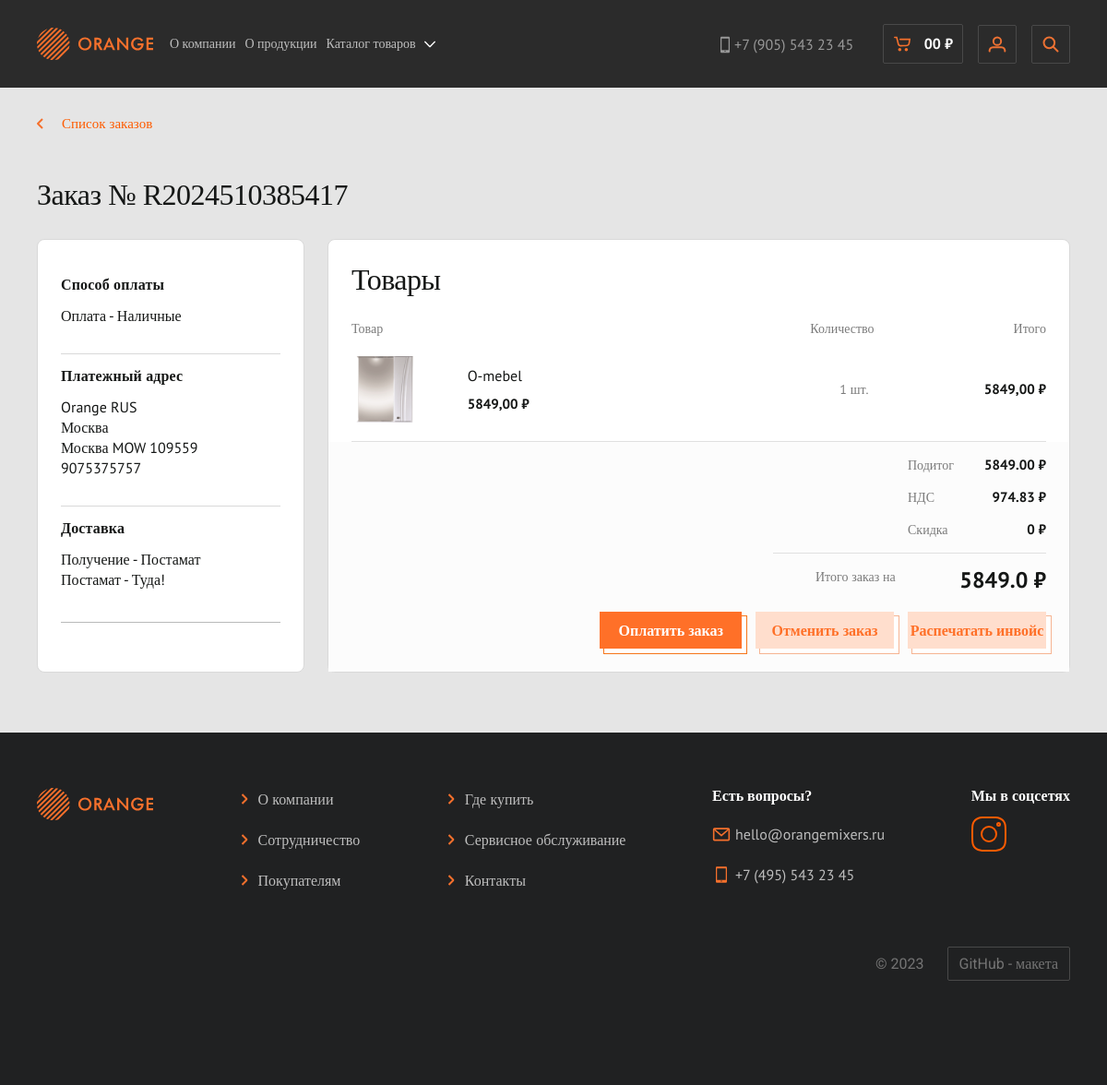
Page /orders/R2024510385417/ on the committed database.
### orders/models.py (models this page shows, shortened)
class Order(models.Model):
    user = models.ForeignKey(User, on_delete=models.CASCADE, blank=True, null=True, verbose_name="Пользователь", default=None)
    create_time = models.DateTimeField(auto_now_add=True, verbose_name="Дата создания заказа" )
    slug = models.SlugField(max_length=25, null=True, blank=True, editable=True,verbose_name='URL-ссылка')
    order_num = models.CharField(max_length=20, default=RandomOrderNumber(), unique=True, verbose_name='Номер заказа')
    city_delivery = models.CharField(max_length=50, verbose_name="Город доставки")#Данные берем из json файла
    fullNameUser = models.CharField(max_length=200,null=True, blank=True ,verbose_name='ФИО получателя')
    phone = models.CharField(max_length=20, null=True, blank=True ,verbose_name="Номер телефона")
    streetName = models.CharField(max_length=100, null=True, blank=True ,verbose_name="Улица")
    streetNumber = models.CharField(max_length=5, null=True, blank=True, verbose_name="Дом/Номер дома")
    indexNumber = models.CharField(max_length=6, null=True, blank=True, verbose_name="Индекс")
    numberApartment = models.CharField(max_length=5, null=True, blank=True, verbose_name="Квартира")
    statusPay = models.BooleanField(verbose_name='Статус оплаты заказа', default=False)
    adresPostmat = models.CharField(max_length=50, null=True, blank=True, verbose_name='Постамат')
    buyerStatus = models.ForeignKey(BuyerStatus, on_delete=models.CASCADE, related_name='BuyerStatus', verbose_name='Заказ от имени')
    methodDelivery = models.ForeignKey(MethodOfObtaining, on_delete=models.CASCADE, related_name='delivery', verbose_name='Способ получения')
    methodPay = models.ForeignKey(PayMethod, on_delete=models.CASCADE, related_name='pay', verbose_name='Способ оплаты')
    total_price = models.CharField(max_length=20, verbose_name='Сумма')#Будем получать из cart.total_price
    totel_nds = models.CharField(max_length=20, verbose_name='НДС')#Будем получать из cart.total_NDS
    promo_discaunt = models.CharField(max_length=20, verbose_name='Скидка')#Будем получать из cart.get_promo_discaunt
    price = models.CharField(max_length=20, verbose_name='Итоговая сумма')#Будем получать из cart.price_discount
    class Meta:
        verbose_name = "Заказ"
        verbose_name_plural = "Заказы"

class PayMethod(models.Model):
    method_name = models.CharField(max_length=20, verbose_name='Метод оплаты')
    class Meta:
        verbose_name = "Метод оплаты заказа"
        verbose_name_plural = "Методы оплаты заказов"
    def __str__(self):
        return f"Оплата - {self.method_name}"

class MethodOfObtaining(models.Model):
    method_name = models.CharField(max_length=20, verbose_name="Способ получения")
    class Meta:
        verbose_name = "Способ получения заказа"
        verbose_name_plural = "Способы получения заказов"
    def __str__(self):
        return f"Получение - {self.method_name}"

class ProductOrder(models.Model):
    order = models.ForeignKey(Order, on_delete=models.CASCADE, related_name='order', verbose_name='Заказ')
    product = models.ForeignKey(Product, on_delete=models.SET_NULL, null=True, related_name='product',verbose_name='Товар')
    name = models.CharField(max_length=100, verbose_name="Название")
    price = models.DecimalField(max_digits=7, decimal_places=2, verbose_name="Цена")
    quantity = models.PositiveIntegerField(default=0, verbose_name="Количество")
    class Meta:
        db_table = "order_item"
        verbose_name = "Проданный товар"
        verbose_name_plural = "Проданные товары"
    orders = OrderItemQueryset.as_manager()
    def products_price(self):
        return round(self.product.sell_price() * self.quantity, 2)

### products/models.py (models this page shows, shortened)
class Product(models.Model):
    name = models.CharField(max_length=100, unique=True, null=False, blank=False, verbose_name='Название товара')
    slug = models.SlugField(max_length=100, unique=True, null=False, blank=False, db_index=True, verbose_name='URL-товара')
    short_description = models.TextField(max_length=500, unique=True, null=False, blank=False, verbose_name='Краткое описание товара')
    description = models.TextField(max_length=1000, unique=True, null=False, blank=False, verbose_name='Полное описание товара')
    promo = models.BooleanField(default=False, verbose_name='Акционный товар')
    image = models.ImageField(upload_to="Product/", verbose_name='Главное фото товара')
    price = models.DecimalField(default=0.00, max_digits=7, decimal_places=2, verbose_name='Цена')
    discount = models.DecimalField(default=0.00, max_digits=4, decimal_places=2, verbose_name='Скидка в %')
    quantity = models.PositiveIntegerField(default=0, verbose_name='Остаток')
    color = models.ManyToManyField(ColorProduct, related_name='color', verbose_name='Цвет товара')
    collection  = models.ForeignKey(Collection, on_delete=models.CASCADE, verbose_name="Коллекция")
    category = models.ForeignKey(Category, on_delete=models.CASCADE, verbose_name="Категория")
    time_create  = models.DateTimeField(auto_now_add=True, verbose_name='Дата создания товара')
    time_update = models.DateTimeField(auto_now=True, verbose_name='Дата обновления товара')
    equipment  = models.ManyToManyField(EquipmentProductInstance, related_name='equipment', verbose_name='Комплектация товара')
    advantages  = models.ManyToManyField(AdvantagesProduct,  related_name='advantages', verbose_name='Преимущества товара')
    connectionDiagram = models.ImageField(upload_to='connectionDiagram/', verbose_name='Схема подключения или монтажа')
    characteristics  = models.ManyToManyField(Characteristics, related_name='characteristics', verbose_name='Характеристики товара' )
    def sell_price(self):
        if self.discount:
            return round(self.price - (self.price*self.discount/100), 0)
        return self.price
    def get_absolute_url(self):
        return reverse_lazy('product', kwargs={'product_slug':self.slug})
    class Meta:
        verbose_name = 'Товар'
        verbose_name_plural = 'Товары'

### orders/views.py (the view)
# urls.py: path('<slug:slug>/',OrderDetail.as_view(), name='orderDetail'),#Детально о заказе
class OrderDetail(CartSumMixin, DetailView):
    model = Order
    slug_url_kwarg = 'slug'
    template_name = 'orders/order_detail.html'
    context_object_name = 'order'
    def get_context_data(self, *, object_list=None, **kwargs):
        context = super().get_context_data(**kwargs)
        c_def = self.get_user_context()
        context['title'] = "Заказ"
        context = dict(list(context.items()) + list(c_def.items()))
        print(self.request)
        return context

### carts/templates/utils.py (called while the page is built)
    def get_user_context(self, **kwargs):
        context = kwargs
        try:
            context['carts_list'] = UserCart.objects.filter(user=self.request.user)
        except TypeError:
            context['carts_list'] = {"":""}
        return context

### products/models.py (called while the page is built)
    def get_absolute_url(self):
        return reverse('category', kwargs={'category_slug':self.slug})

### products/templatetags/products_tag.py (called while the page is built)
@register.inclusion_tag('products/tags/catalog_of_goods_block_relative.html')
def category_list_relative():
    cats_list = Category.objects.all()
    return {'cats_list': cats_list}

@register.inclusion_tag('products/tags/mobile_list_of_category.html')
def collection_list_product_mobile():
    category_list = Category.objects.all()
    return {'category_list': category_list}

### orders/templates/orders/order_detail.html (shortened to what this page needs)
{% extends "base.html" %}
{% load mptt_tags %}
{% load bootstrap4 %}
{% load static %}
{% load orangeMainApp_tag %}
{% load products_tag %}
{% block css_block %}
<link rel="stylesheet" href="{% static 'css/style_catalog_goods.css' %}">
<link rel="stylesheet" href="{% static 'css/register_auth.css' %}">
<link rel="stylesheet" href="{% static 'css/statick_style_new.css' %}">
<link rel="stylesheet" href="{% static 'css/user.css' %}">
<link rel="stylesheet" href="{% static 'css/order_detail.css' %}">
<link rel="stylesheet" href="{% static 'css/take_order.css' %}">
<link rel="stylesheet" href="{% static 'css/autocomplite.css' %}">
<link rel="stylesheet" href="{% static 'css/order_detail_mobile.css' %}">
<link rel="stylesheet" href="{% static 'css/user_cart.css' %}">
{% endblock css_block %}
{% block nav_list_big %}
<div class="block_nav_list_big">
	<a href="#" class="nav_item_link_big">О компании</a>
	<a href="#" class="nav_item_link_big">О продукции</a>
	<button class="nav_item_btn_big">
		Каталог товаров
		<img src="{% static 'images/header/vector_list_of_good.svg'%}" alt="Каталог" class="nav_item_arrow_big">
	</button>
</div>
{% endblock nav_list_big %}
{% block content %}
			<section class="link_section">
				<div class="link_section_block">
					<img src="{% static 'images/links_section/links_back.svg'%}" alt="<">
					<a href="{% url 'profile' %}">Список заказов</a>
				</div>
			</section>
			<section class="order_section">
				<div class="order_number">
					<h2 class="h2_some_block_title_32_pb_0">
						Заказ № {{order.order_num}}
					</h2>
				</div>
				<div class="order_main">
					<div class="order_description">
						<ul class="order_list">
							<li>
								Способ оплаты
							</li>
							<li class="order_item">
								<p class="p16_Sans">{{order.methodPay}}</p>
							</li>
						</ul>
						<ul class="order_list">
							<li>
								Платежный адрес
							</li>
							<li class="order_item">
								<p class="p16_Sans">Orange RUS</p>
							</li>
							<li class="order_item">
								<p class="p16_Sans">Москва</p>
							</li>
							<li class="order_item">
								<p class="p16_Sans">Москва MOW 109559</p>
							</li>
							<li class="order_item">
								<p class="p16_Sans">9075375757</p>
							</li>
						</ul>
						<ul class="order_list">
							<li>
								Доставка
							</li>
							<li class="order_item">
								<p class="p16_Sans">{{order.methodDelivery}}</p>
							</li>
							{% if order.methodDelivery.method_name == "Постамат" %}
							<li class="order_item">
								<p class="p16_Sans">Постамат - {{order.adresPostmat}}</p>
							</li>
							{% endif %}
						</ul>
					</div>
					<div class="order_block">
						<h2 class="h2_some_block_title_32_pb_35">
							Товары
						</h2>
						<div class="order_header_block">
							<div class="header_name_product">
								<p class="cart_p_14">Товар</p>
							</div>
							<div class="header_count_product">
								<p class="cart_p_14">Количество</p>
							</div>
							<div class="header_total">
								<p class="cart_p_14">Итого</p>
							</div>
						</div>
						<div class="user_order_list">
							{% for product in order.order.all %}
							<div class="user_order_item">
								<div class="item_img">
								<a href="{{product.product.get_absolute_url}}">
									<img src="{{product.product.image.url}}" alt="Фото">
								</a>
								</div>
								<div class="user_order_info">
									<p class="p16_Sans">{{product.name}}</p>
									<p class="p_15_bold">{{product.price}} ₽</p>
								</div>
								<div class="order_count">
									<p class="cart_p_14">
									{{product.quantity}} шт.
									</p>
								</div>
								<div class="order_total">
									<p class="p_15_bold">{{product.products_price}} ₽</p>
								</div>
							</div>
							{% endfor %}
						</div>
						<div class="user_order_total">
								<div class="subtotal_block">
									<span class="cart_p_14">Подитог</span>
									<span class="p_15_bold">{{order.total_price}} ₽</span>
								</div>
								<div class="delivery_block">
									<span class="cart_p_14">НДС</span>
									<span class="p_15_bold">{{order.totel_nds}} ₽</span>
								</div>
								<div class="delivery_block">
									<span class="cart_p_14">Скидка</span>
									<span class="p_15_bold">{{order.promo_discaunt}} ₽</span>
								</div>
								<div class="order_total_line"></div>
								<div class="total_block">
									<span class="cart_p_14">Итого заказ на</span>
									<span class="h3_24_sans">{{order.price}} ₽</span>
								</div>
								<div class="button_order_list">
									<button class="order_btn_orange">
										Оплатить заказ
									</button>
									<button class="order_btn_lite_orange">
										Отменить заказ
									</button>
									<button class="order_btn_lite_orange">
										Распечатать инвойс
									</button>
								</div>
						</div>
					</div>
				</div>
			</section>
{% endblock content %}

### static/css/style_catalog_goods.css (style rules this page uses)
.block_nav_list_big { display: flex; justify-content: flex-start; align-items: center; gap: 25px; flex: 1 1 auto; }
.nav_item_link_big, .nav_item_btn_big { color: #BEBEBE; font-family: Orenburg; font-size: 18px; font-weight: 400; line-height: 24px; letter-spacing: 0.3px; background-color: inherit; }
.nav_item_btn_big { display: flex; align-items: center; }
.nav_item_arrow_big { width: 14px; height: 8px; margin-left: 8px; transform: rotate(180deg); }

### static/css/statick_style_new.css (style rules this page uses)
.h2_some_block_title_32_pb_35 { color: #151716; font-family: Orenburg; font-size: 32px; font-style: normal; font-weight: 400; line-height: 36px; letter-spacing: -0.5px; width: 100%; padding-bottom: 35px; }
.h2_some_block_title_32_pb_0 { color: #151716; font-family: Orenburg; font-size: 32px; font-style: normal; font-weight: 400; line-height: 36px; letter-spacing: -0.5px; width: 100%; }
.p16_Sans { color: #151716; font-family: PT Sans; font-size: 16px; font-style: normal; font-weight: 400; line-height: 22px; }
.p_15_bold { color: var(--text-base, #151716); font-family: PT Sans; font-size: 15px; font-style: normal; font-weight: 700; line-height: 20px }
.h3_24_sans { color: var(--Text-Base, #151716); font-family: PT Sans; font-size: 24px; font-weight: 800; line-height: 28px; }
.cart_p_14 { color: var(--text-secondary, #7B7B7B); font-family: PT Sans; font-size: 14px; font-weight: 400; line-height: 20px }

### static/css/take_order.css (style rules this page uses)
.order_list { width: 100%; height: auto; padding-top: 25px; border-bottom: 1px solid #B9BABA; }
.item_img { width: 72px; height: 72px; }
.item_img img { object-fit: contain; width: 100%; height: 100%; }

### static/css/autocomplite.css (style rules this page uses)
:root { --itemColor: #738a9a; --selectedItemColor: #020814; --popupBackground: #ffffff; --popupBorderColor: #dee3ea; }

### static/css/user_cart.css (style rules this page uses)
.order_header_block { width: 100%; height: auto; display: flex; justify-content: space-between; align-items: center; }

### static/css/min_style.css (style rules this page uses)
* { padding: 0; margin: 0; border: 0; box-sizing: border-box; }
*,*:before,*:after { -moz-box-sizing: border-box; -webkit-box-sizing: border-box; box-sizing: border-box; }
html,body { height: 100%; width: 100%; font-size: 100%; line-height: 1; font-size: 14px; -ms-text-size-adjust: 100%; -moz-text-size-adjust: 100%; -webkit-text-size-adjust: 100%; font-family: Montserrat; font-weight: 500; color: rgba(37, 43, 66, 1); }
input,button,textarea { font-family:inherit; }
button { cursor: pointer; }
a, a:visited { text-decoration: none; }
ul { margin: 0; padding: 0; }
ul li { list-style: none;margin: 0;padding: 0; }
img { vertical-align: top; }
p { margin: 0; padding: 0; }
h1,h2,h3,h4,h5,h6 { font-size:inherit;font-weight: 400;margin: 0;padding: 0; }

### static/css/statick_style.css (style rules this page uses)
.h2_some_block_title_32_pb_35 { color: #151716; font-family: Orenburg; font-size: 32px; font-style: normal; font-weight: 400; line-height: 36px; letter-spacing: -0.5px; width: 100%; padding-bottom: 35px; }
.p16_Sans { color: #151716; font-family: PT Sans; font-size: 16px; font-style: normal; font-weight: 400; line-height: 22px; }

### static/css/mobile_style.css (style rules this page uses)
@media screen and (max-width: 1200px) { .nav_item_link_big, .nav_item_btn_big { font-size: 14px; line-height: 20px; letter-spacing: 0; } }
@media screen and (max-width: 1200px) { .block_nav_list_big { gap: 10px; } }

### rows in the picture
Order: order_num "R2024510385417", methodPay "Оплата - Наличные", methodDelivery "Получение - Постамат", adresPostmat "Туда!", total_price "5849.00", totel_nds "974.83", promo_discaunt "0", price "5849.0"
ProductOrder: product.image (picture), name "O-mebel", price "5849,00", quantity "1", products_price "5849,00"
